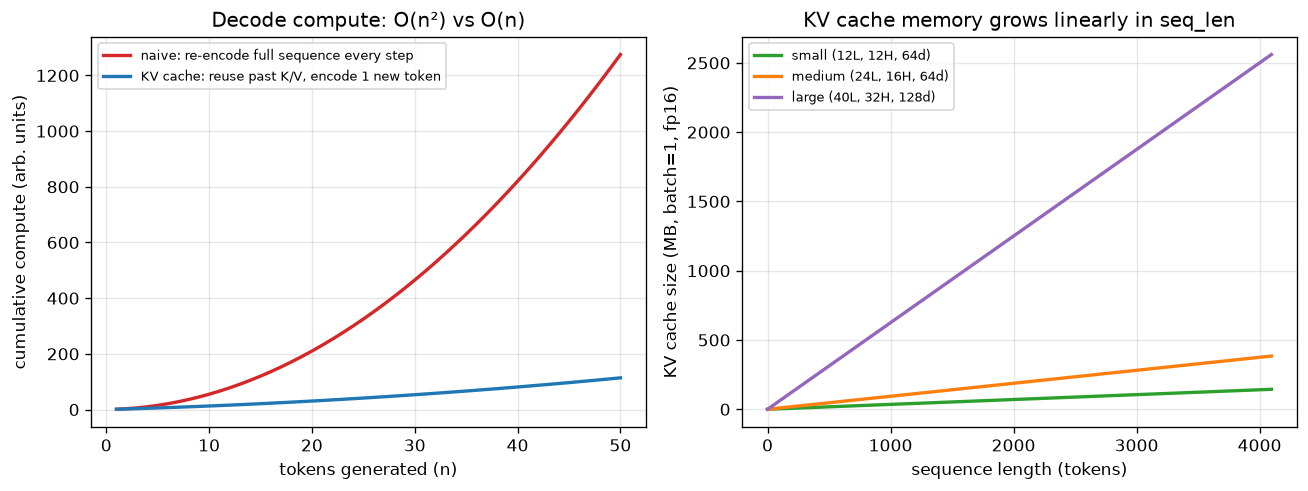

This figure's Python source:
"""
Day 100 — KV cache: compute savings during autoregressive decoding,
and the memory cost that savings is traded for.

Synthetic, no downloads. Run with: python graph_DAY_100.py
"""
import numpy as np
import matplotlib.pyplot as plt

np.random.seed(42)

# ---- Panel 1: cumulative decode compute, naive re-encode vs KV cache ----
n_tokens = np.arange(1, 51)  # generate up to 50 tokens

# Naive: at step t, re-run the FULL model over all t tokens seen so far.
# Per-step cost ~ t (one full forward pass per token in the sequence).
naive_step_cost = n_tokens.astype(float)
naive_cumulative = np.cumsum(naive_step_cost)

# KV cache: at step t, run the model on only the 1 new token, then attend
# over t cached keys/values. The forward pass is O(1); attention is O(t)
# but with a much smaller constant (attn_coef << full-layer cost).
attn_coef = 0.05
cached_step_cost = 1.0 + attn_coef * n_tokens
cached_cumulative = np.cumsum(cached_step_cost)

# ---- Panel 2: KV cache memory footprint vs sequence length ----
seq_len = np.arange(0, 4097, 64)
bytes_per_fp16 = 2

# (num_layers, num_heads, head_dim) — illustrative, not real checkpoints
configs = {
    "small (12L, 12H, 64d)": (12, 12, 64),
    "medium (24L, 16H, 64d)": (24, 16, 64),
    "large (40L, 32H, 128d)": (40, 32, 128),
}

fig, axes = plt.subplots(1, 2, figsize=(11, 4.2))

ax = axes[0]
ax.plot(n_tokens, naive_cumulative, color="#d62728", lw=2, label="naive: re-encode full sequence every step")
ax.plot(n_tokens, cached_cumulative, color="#1f77b4", lw=2, label="KV cache: reuse past K/V, encode 1 new token")
ax.set_xlabel("tokens generated (n)")
ax.set_ylabel("cumulative compute (arb. units)")
ax.set_title("Decode compute: O(n²) vs O(n)")
ax.legend(fontsize=8, loc="upper left")
ax.grid(alpha=0.3)

ax2 = axes[1]
colors = ["#2ca02c", "#ff7f0e", "#9467bd"]
for (label, (L, H, d)), c in zip(configs.items(), colors):
    # 2 (K and V) * layers * heads * head_dim * seq_len * bytes, batch=1
    mem_bytes = 2 * L * H * d * seq_len * bytes_per_fp16
    mem_mb = mem_bytes / (1024 ** 2)
    ax2.plot(seq_len, mem_mb, lw=2, label=label, color=c)
ax2.set_xlabel("sequence length (tokens)")
ax2.set_ylabel("KV cache size (MB, batch=1, fp16)")
ax2.set_title("KV cache memory grows linearly in seq_len")
ax2.legend(fontsize=8, loc="upper left")
ax2.grid(alpha=0.3)

fig.tight_layout()
fig.savefig("graph_DAY_100.png", dpi=120, bbox_inches="tight")
print("saved graph_DAY_100.png")
